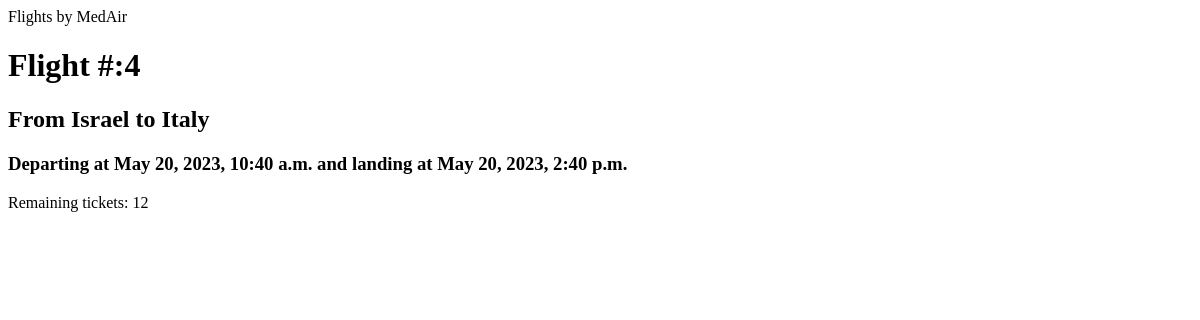
The app's page /flight_app/airline/view/1, older data.
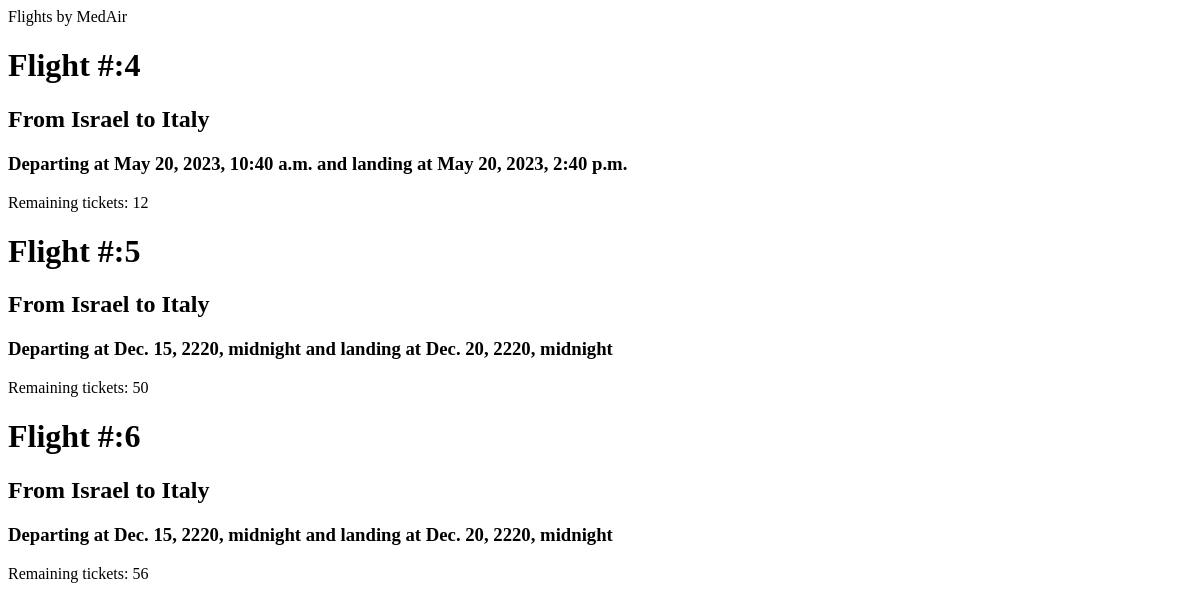
The same page, newer data.
### flight_app/models.py (models this page shows, shortened)
class Airline(models.Model):
    name = models.TextField(max_length=255, null=False, unique=True)
    country = models.ForeignKey(Country, null=False, on_delete=models.PROTECT)
    user = models.OneToOneField(User, null=False, on_delete=models.CASCADE)
    class Meta:
        ordering = ['name']

class Flight(models.Model):
    airline = models.ForeignKey(Airline, null=False, on_delete=models.PROTECT)
    origin_country = models.ForeignKey(Country, null=False,related_name="origin", on_delete=models.PROTECT)
    destination_country = models.ForeignKey(Country, null=False,related_name="destination", on_delete=models.PROTECT)
    departure_time = models.DateTimeField(null=False)
    landing_time = models.DateTimeField(null=False)
    remaining_tickets = models.IntegerField(null=False)
    class Meta:
        ordering = ['departure_time']

class Country(models.Model):
    link = "Edit"
    country_name = models.TextField(max_length=100, null=False, unique=True)
    flag = models.ImageField(upload_to="static\\flags")
    class Meta:
        ordering = ['country_name']
        verbose_name_plural = 'countries'
    def __str__(self) -> str:
        return self.country_name

### flight_app/views.py (the view)
# urls.py: path('airline/view/<airline_id>', views.view_flights_by_airline),
def view_flights_by_airline(request, airline_id):
    flights = Airline_Facade.get_my_flights(airline_id)
    airline = (Airline_Facade.get_airline_by_id(airline_id))[0]
    context = {
        'Flights': flights,
        'Airline': airline
    }
    return render(request, 'airline_get_flights.html', context)

### flight_app/DAL/airline_facade.py (called while the page is built)
    def get_my_flights(id):
        f = Flight.objects.filter(airline=id)
        return f

### flight_app/DAL/base_facade.py (called while the page is built)
    def get_airline_by_id(id):
            airline_by_id = list(models.Airline.objects.filter(pk=id))
            return airline_by_id

### flight_app/templates/airline_get_flights.html (shortened to what this page needs)
<!DOCTYPE html>
<html lang="en">
<head>
</head>
<body>
    <div>
        <div>Flights by {{Airline.name}}</div>
    {% for flight in Flights %}
        <div>
            <h1> Flight #:{{flight.id}}</h1>
            <h2>From {{flight.origin_country}} to {{flight.destination_country}}</h2>
            <h3>Departing at {{flight.departure_time}} and landing at {{flight.landing_time}}</h3>
            <h7>Remaining tickets: {{flight.remaining_tickets}}</h7>
        </div>
    {%endfor%}
    </div>
</body>
</html>

Row changes from the older to the newer data that the page shows:
added Flight: id "5", origin_country "Israel", destination_country "Italy", departure_time "Dec. 15, 2220, midnight", landing_time "Dec. 20, 2220, midnight", remaining_tickets "50"
added Flight: id "6", origin_country "Israel", destination_country "Italy", departure_time "Dec. 15, 2220, midnight", landing_time "Dec. 20, 2220, midnight", remaining_tickets "56"
